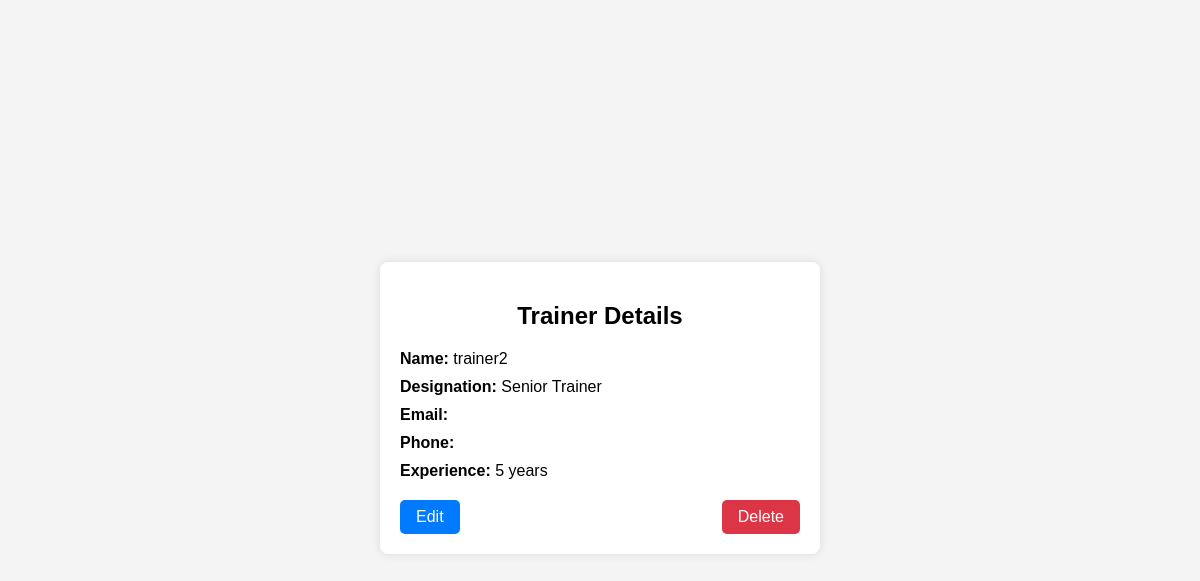
The page /crm/admin/trainer/2/ (signed in) on the database its author committed.
### crm/models.py (models this page shows, shortened)
class Trainer(models.Model):
    user = models.OneToOneField(User, on_delete=models.CASCADE)
    email = models.EmailField(max_length=255, blank=True, null=True)
    phone_number = models.CharField(max_length=15, blank=True, null=True)
    designation = models.CharField(max_length=100, blank=True, null=True)
    experience = models.IntegerField(default=0, blank=True, null=True)  # Experience in years

### crm/views.py (the view)
# urls.py: path("admin/trainer/<int:trainer_id>/", views.trainer_detail, name="trainer_detail"),
@login_required
def trainer_detail(request, trainer_id):
    trainer = get_object_or_404(Trainer, id=trainer_id)
    return render(request, "crm/trainer_detail.html", {"trainer": trainer})

### crm/templates/crm/trainer_detail.html (shortened to what this page needs)
<!DOCTYPE html>
<html lang="en">
<head>
</head>
<body>
    <div class="container">
        <h2>Trainer Details</h2>
        <p><strong>Name:</strong> {{ trainer.user.username }}</p>
        <p><strong>Designation:</strong> {{ trainer.designation }}</p>
        <p><strong>Email:</strong> {{ trainer.user.email }}</p>
        <p><strong>Phone:</strong> {{ trainer.phone }}</p>
        <p><strong>Experience:</strong> {{ trainer.experience }} years</p>
        <div class="buttons">
            <a href="{% url 'edit_trainer' trainer.id %}" class="edit">Edit</a>
            <a href="{% url 'delete_trainer' trainer.id %}" class="delete" onclick="return confirm('Are you sure?')">Delete</a>
        </div>
    </div>
</body>
</html>

### crm/templates/crm/trainer_detail.html (style rules this page uses)
body { font-family: Arial, sans-serif; display: flex; justify-content: center; align-items: center; height: 100vh; background-color: #f4f4f4; }
.container { background: white; padding: 20px; border-radius: 8px; box-shadow: 0px 0px 10px rgba(0, 0, 0, 0.1); width: 400px; }
h2 { text-align: center; }
p { font-size: 16px; margin: 10px 0; }
.buttons { display: flex; justify-content: space-between; margin-top: 20px; }
.buttons a { text-decoration: none; padding: 8px 16px; border-radius: 5px; color: white; text-align: center; }
.edit { background: #007bff; }
.delete { background: #dc3545; }

### rows shown on the page
Trainer: user.username "trainer2", designation "Senior Trainer", experience "5"
